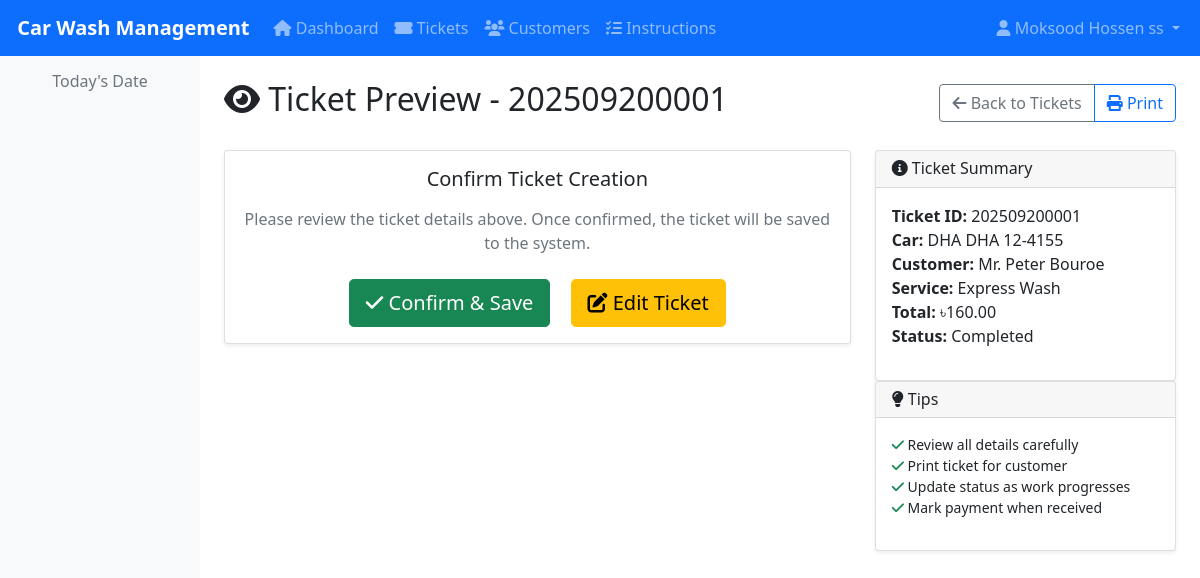
The page /carwash/preview/2/ (signed in) on the database its author committed.
### accounts/models.py (models this page shows, shortened)
class User(AbstractUser):
    ROLE_CHOICES = [
        ('employer', 'Employer'),
        ('author', 'Author'),
        ('superadmin', 'SuperAdmin'),
    ]
    role = models.CharField(max_length=20, choices=ROLE_CHOICES, default='employer')
    phone = models.CharField(max_length=15, blank=True)
    post = models.CharField(max_length=100, blank=True)
    created_at = models.DateTimeField(auto_now_add=True)
    updated_at = models.DateTimeField(auto_now=True)
    def is_employer(self):
        return self.role == 'employer'
    def is_author(self):
        return self.role == 'author'
    class Meta:
        verbose_name = 'User'
        verbose_name_plural = 'Users'

### carwash/models.py (models this page shows, shortened)
class Ticket(models.Model):
    STATUS_CHOICES = [
        ('under_working', 'Under Working'),
        ('completed', 'Completed'),
        ('cancelled', 'Cancelled'),
    ]
    PAYMENT_STATUS_CHOICES = [
        ('due', 'Due'),
        ('paid', 'Paid'),
    ]
    ticket_id = models.CharField(max_length=20, unique=True, editable=False)
    car_number = models.CharField(max_length=20)
    car_model = models.CharField(max_length=100, blank=True)
    service_type = models.ForeignKey(ServiceType, on_delete=models.CASCADE)
    customer = models.ForeignKey(Customer, on_delete=models.CASCADE)
    status = models.CharField(max_length=20, choices=STATUS_CHOICES, default='under_working')
    payment_status = models.CharField(max_length=10, choices=PAYMENT_STATUS_CHOICES, default='due')
    service_price = models.DecimalField(max_digits=10, decimal_places=2, validators=[MinValueValidator(0)])
    additional_charges = models.DecimalField(max_digits=10, decimal_places=2, default=0, validators=[MinValueValidator(0)])
    total_amount = models.DecimalField(max_digits=10, decimal_places=2, validators=[MinValueValidator(0)])
    created_at = models.DateTimeField(auto_now_add=True)
    updated_at = models.DateTimeField(auto_now=True)
    completed_at = models.DateTimeField(null=True, blank=True)
    assigned_to = models.ForeignKey(User, on_delete=models.SET_NULL, null=True, blank=True,
                                   limit_choices_to={'role': 'employer'})
    class Meta:
        verbose_name = 'Ticket'
        verbose_name_plural = 'Tickets'
        ordering = ['-created_at']

class Customer(models.Model):
    name = models.CharField(max_length=100)
    phone = models.CharField(max_length=15, blank=True)
    email = models.EmailField(blank=True)
    address = models.TextField(blank=True)
    created_at = models.DateTimeField(auto_now_add=True)
    updated_at = models.DateTimeField(auto_now=True)
    class Meta:
        verbose_name = 'Customer'
        verbose_name_plural = 'Customers'
        ordering = ['name']

class ServiceType(models.Model):
    name = models.CharField(max_length=100, unique=True)
    description = models.TextField(blank=True)
    price = models.DecimalField(max_digits=10, decimal_places=2, validators=[MinValueValidator(0)])
    is_active = models.BooleanField(default=True)
    created_at = models.DateTimeField(auto_now_add=True)
    updated_at = models.DateTimeField(auto_now=True)
    class Meta:
        verbose_name = 'Service Type'
        verbose_name_plural = 'Service Types'
        ordering = ['name']

### carwash/views.py (the view)
# urls.py: path('preview/<int:ticket_id>/', views.ticket_preview, name='ticket_preview'),
@login_required
def ticket_preview(request, ticket_id):
    if not (request.user.is_author or request.user.is_superadmin):
        messages.error(request, 'You do not have permission to view tickets.')
        return redirect('accounts:dashboard')
    ticket = get_object_or_404(Ticket, id=ticket_id)
    if request.method == 'POST':
        if 'confirm' in request.POST:
            messages.success(request, f'Ticket {ticket.ticket_id} confirmed and saved!')
            return redirect('carwash:ticket_list')
        elif 'edit' in request.POST:
            return redirect('carwash:ticket_update', ticket_id=ticket.id)
    return render(request, 'carwash/ticket_preview.html', {'ticket': ticket})

### templates/carwash/ticket_preview.html (shortened to what this page needs)
{% extends 'base.html' %}
{% block content %}
<div class="row">
    <div class="col-12">
        <div class="d-flex justify-content-between align-items-center mb-4">
            <h2><i class="fas fa-eye"></i> Ticket Preview - {{ ticket.ticket_id }}</h2>
            <div class="btn-group">
                <a href="{% url 'carwash:ticket_list' %}" class="btn btn-outline-secondary">
                    <i class="fas fa-arrow-left"></i> Back to Tickets
                </a>
                <button onclick="window.print()" class="btn btn-outline-primary">
                    <i class="fas fa-print"></i> Print
                </button>
            </div>
        </div>
    </div>
</div>
<div class="row">
    <div class="col-md-8">
        <div class="card no-print">
            <div class="card-body text-center">
                <h5 class="mb-3">Confirm Ticket Creation</h5>
                <p class="text-muted mb-4">Please review the ticket details above. Once confirmed, the ticket will be saved to the system.</p>
                <form method="post" class="d-inline">
                    <button type="submit" name="confirm" class="btn btn-success btn-lg me-3">
                        <i class="fas fa-check"></i> Confirm & Save
                    </button>
                </form>
                <form method="post" class="d-inline">
                    <button type="submit" name="edit" class="btn btn-warning btn-lg">
                        <i class="fas fa-edit"></i> Edit Ticket
                    </button>
                </form>
            </div>
        </div>
    </div>
    <div class="col-md-4">
        <div class="card no-print">
            <div class="card-header">
                <h6 class="mb-0"><i class="fas fa-info-circle"></i> Ticket Summary</h6>
            </div>
            <div class="card-body">
                <ul class="list-unstyled">
                    <li><strong>Ticket ID:</strong> {{ ticket.ticket_id }}</li>
                    <li><strong>Car:</strong> {{ ticket.car_number }}</li>
                    <li><strong>Customer:</strong> {{ ticket.customer.name }}</li>
                    <li><strong>Service:</strong> {{ ticket.service_type.name }}</li>
                    <li><strong>Total:</strong> ৳{{ ticket.total_amount }}</li>
                    <li><strong>Status:</strong> {{ ticket.get_status_display }}</li>
                </ul>
            </div>
        </div>
        <div class="card no-print">
            <div class="card-header">
                <h6 class="mb-0"><i class="fas fa-lightbulb"></i> Tips</h6>
            </div>
            <div class="card-body">
                <ul class="list-unstyled small">
                    <li><i class="fas fa-check text-success"></i> Review all details carefully</li>
                    <li><i class="fas fa-check text-success"></i> Print ticket for customer</li>
                    <li><i class="fas fa-check text-success"></i> Update status as work progresses</li>
                    <li><i class="fas fa-check text-success"></i> Mark payment when received</li>
                </ul>
            </div>
        </div>
    </div>
</div>
{% endblock %}

### templates/base.html (shortened to what this page needs)
<!DOCTYPE html>
<html lang="en">
<head>
    <link href="https://cdn.jsdelivr.net/npm/bootstrap@5.1.3/dist/css/bootstrap.min.css" rel="stylesheet">
    <link href="https://cdnjs.cloudflare.com/ajax/libs/font-awesome/6.0.0/css/all.min.css" rel="stylesheet">
</head>
<body>
    <nav class="navbar navbar-expand-lg navbar-dark bg-primary">
        <div class="container-fluid">
            <a class="navbar-brand" href="{% url 'accounts:dashboard' %}">
                 Car Wash Management
            </a>
            {% if user.is_authenticated %}
            <div class="collapse navbar-collapse" id="navbarNav">
                <ul class="navbar-nav me-auto">
                    <li class="nav-item">
                        <a class="nav-link" href="{% url 'accounts:dashboard' %}">
                            <i class="fas fa-home"></i> Dashboard
                        </a>
                    </li>
                    {% if user.is_author or user.is_superadmin %}
                    <li class="nav-item">
                        <a class="nav-link" href="{% url 'carwash:ticket_list' %}">
                            <i class="fas fa-ticket-alt"></i> Tickets
                        </a>
                    </li>
                    <li class="nav-item">
                        <a class="nav-link" href="{% url 'carwash:customer_list' %}">
                            <i class="fas fa-users"></i> Customers
                        </a>
                    </li>
                    {% endif %}
                    {% if user.is_author %}
                    <li class="nav-item">
                        <a class="nav-link" href="{% url 'requests:instruction_list' %}">
                            <i class="fas fa-tasks"></i> Instructions
                        </a>
                    </li>
                    {% endif %}
                </ul>
                <ul class="navbar-nav">
                    <li class="nav-item dropdown">
                        <a class="nav-link dropdown-toggle" href="#" id="navbarDropdown" role="button" data-bs-toggle="dropdown">
                            <i class="fas fa-user"></i> {{ user.get_full_name|default:user.username }}
                        </a>
                    </li>
                </ul>
            </div>
            {% endif %}
        </div>
    </nav>
    <div class="container-fluid">
        <div class="row">
            {% if user.is_authenticated %}
            <div class="col-md-3 col-lg-2 sidebar p-3">
                <div class="text-center mb-4">
                    <h6 class="text-muted">Today's Date</h6>
                </div>
            </div>
            <div class="col-md-9 col-lg-10 main-content p-4">
            {% else %}
            <div class="col-12 main-content p-4">
            {% endif %}
                {% block content %}{% endblock %}
            </div>
        </div>
    </div>
</body>
</html>

### templates/base.html (style rules this page uses)
.navbar-brand { font-weight: bold; }
.sidebar { min-height: calc(100vh - 56px); background-color: #f8f9fa; }
.main-content { min-height: calc(100vh - 56px); }
.card { box-shadow: 0 0.125rem 0.25rem rgba(0, 0, 0, 0.075); border: 1px solid rgba(0, 0, 0, 0.125); }

### rows shown on the page
User: get_full_name "Moksood Hossen ss"
Ticket: ticket_id "202509200001", car_number "DHA DHA 12-4155", customer.name "Mr. Peter Bouroe", service_type.name "Express Wash", total_amount "160.00", status "Completed"
